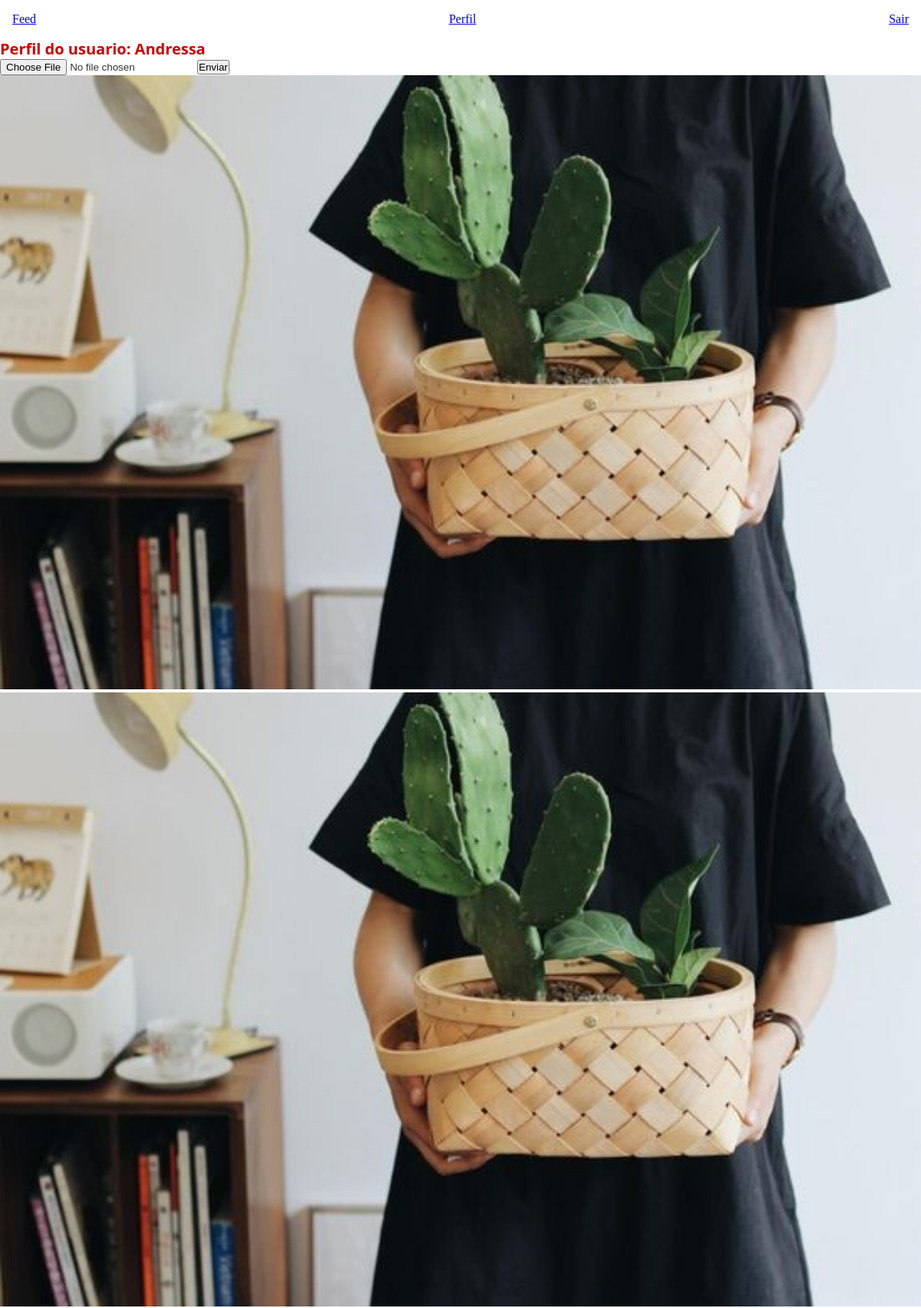
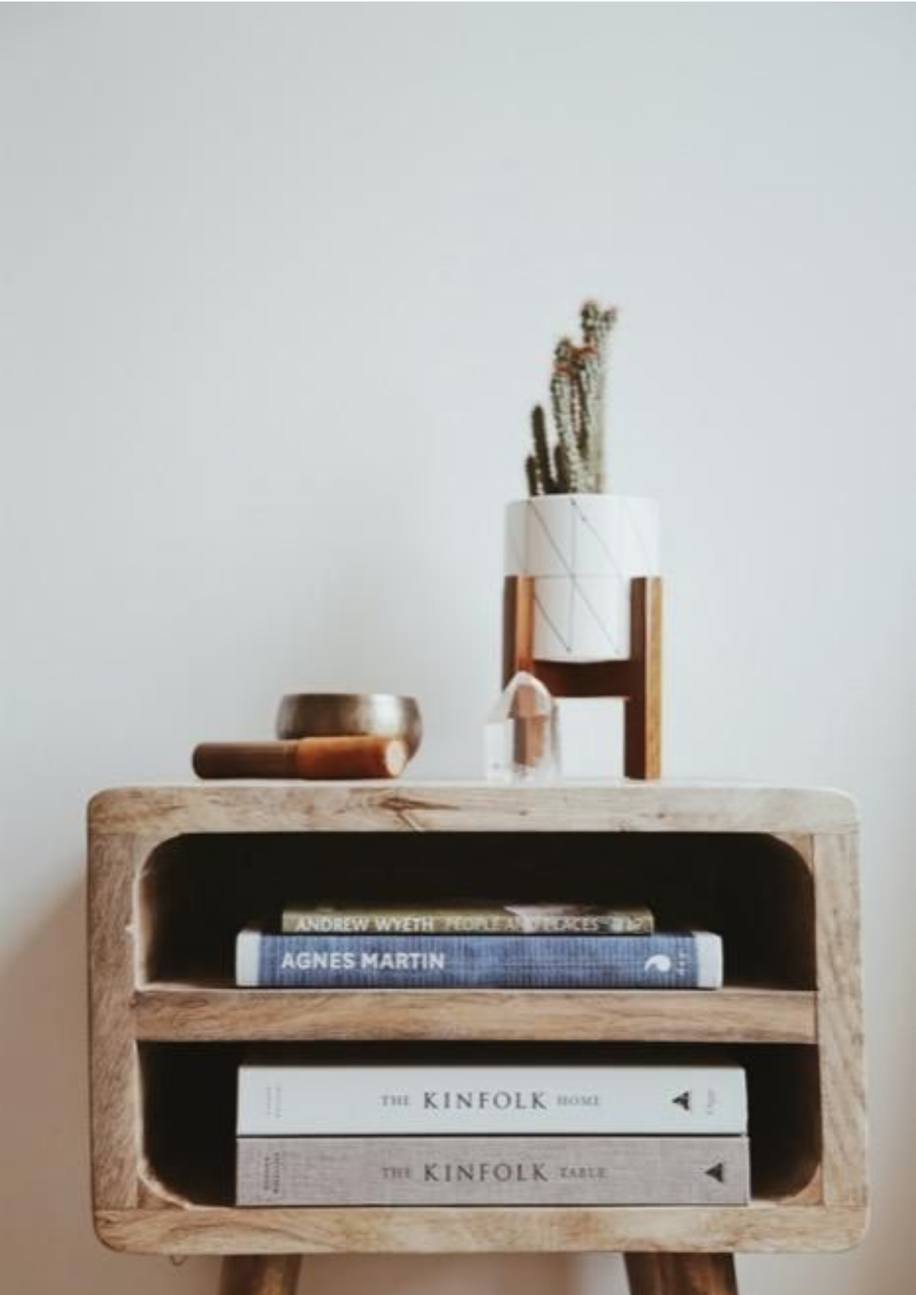
The app's page /perfil/2 (signed in, upper part) with its own data (2 pictures, top to bottom).
### fakepinterest/models.py (models this page shows)
class Usuario(database.Model, UserMixin):
    id = database.Column(database.Integer, primary_key=True)
    username = database.Column(database.String, nullable=False)
    email = database.Column(database.String, nullable=False, unique=True)
    senha = database.Column(database.String, nullable=False)
    fotos = database.relationship("Fotos", backref="usuario", lazy=True)

class Fotos(database.Model):
    id = database.Column(database.Integer, primary_key=True)
    imagem = database.Column(database.String, default= "default.png")
    data_criacao = database.Column(database.DateTime, nullable=False, default= datetime.utcnow)
    id_usuario = database.Column(database.Integer, database.ForeignKey('usuario.id'), nullable=False)

### fakepinterest/routes.py (the view, shortened to what this page needs)
@app.route("/perfil/<id_usuario>", methods=["GET", "POST"])
@login_required
def perfil(id_usuario):
    if int(id_usuario) == int(current_user.id):
        formfoto = FormFoto()
        return render_template("perfil.html", usuario= current_user, form=formfoto)
    else:
        usuario = Usuario.query.get(int(id_usuario))
        return render_template("perfil.html", usuario= usuario, form=None)

### fakepinterest/forms.py
class FormFoto(FlaskForm):
    Foto = FileField("Foto", validators=[DataRequired()])
    botao_confirmacao = SubmitField("Enviar")

### fakepinterest/models.py (called while the page is built)
@login_manager.user_loader
def load_usuario(id_usuario):
    return Usuario.query.get(int(id_usuario))

### fakepinterest/templates/perfil.html (shortened to what this page needs)
{% extends "homepage.html" %}
{% block body %}
<body>
{% include "navbar.html" %}
    <h1> Perfil do usuario: {{ usuario.username }}</h1>
{% if form %}
<form method="POST" enctype="multipart/form-data">
{{ form.Foto }}
{{ form.botao_confirmacao}}
</form>
{% endif %}
    {% for foto in usuario.fotos %}
    <img src="{{ url_for('static', filename= 'fotos_post/{}'.format(foto.imagem))}}" alt="">
    {% endfor %}
</body>
{% endblock %}

### records on screen
Usuario: username "Andressa"
Fotos: imagem (picture)
Fotos: imagem (picture)
Fotos: imagem (picture)
